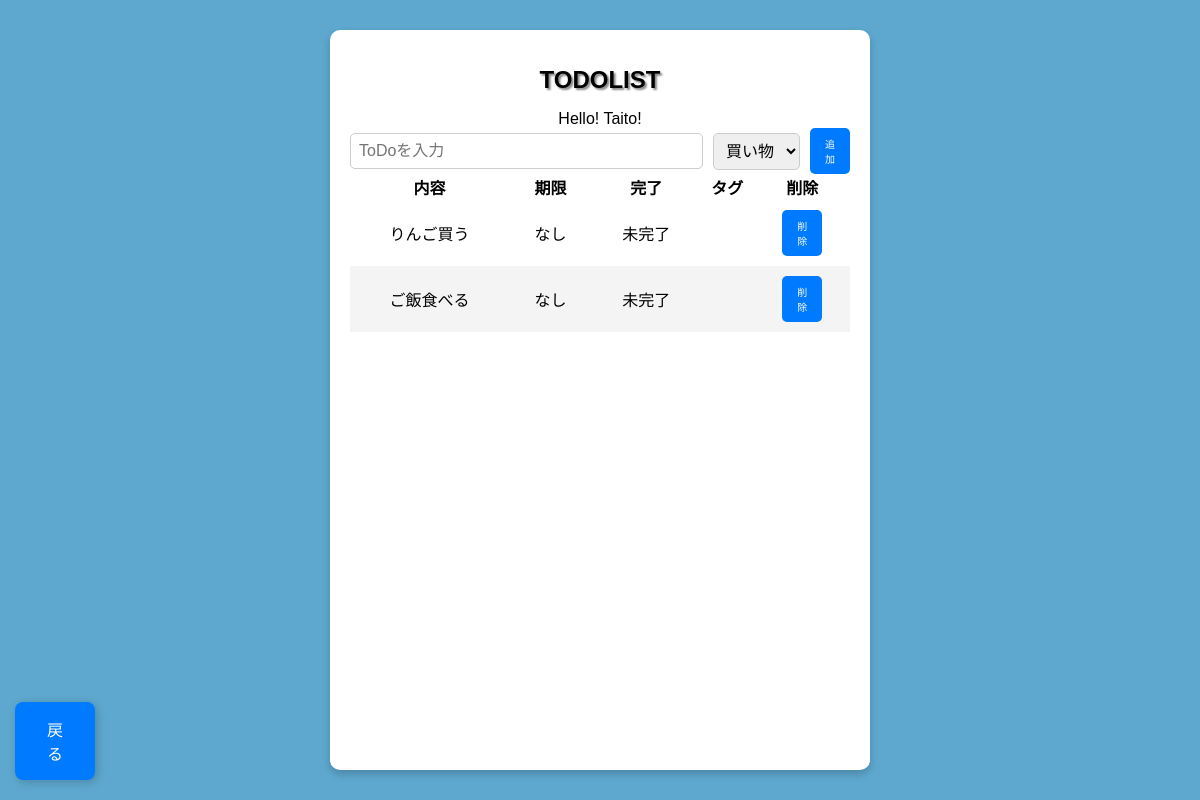
Before: /todo with the older database file.
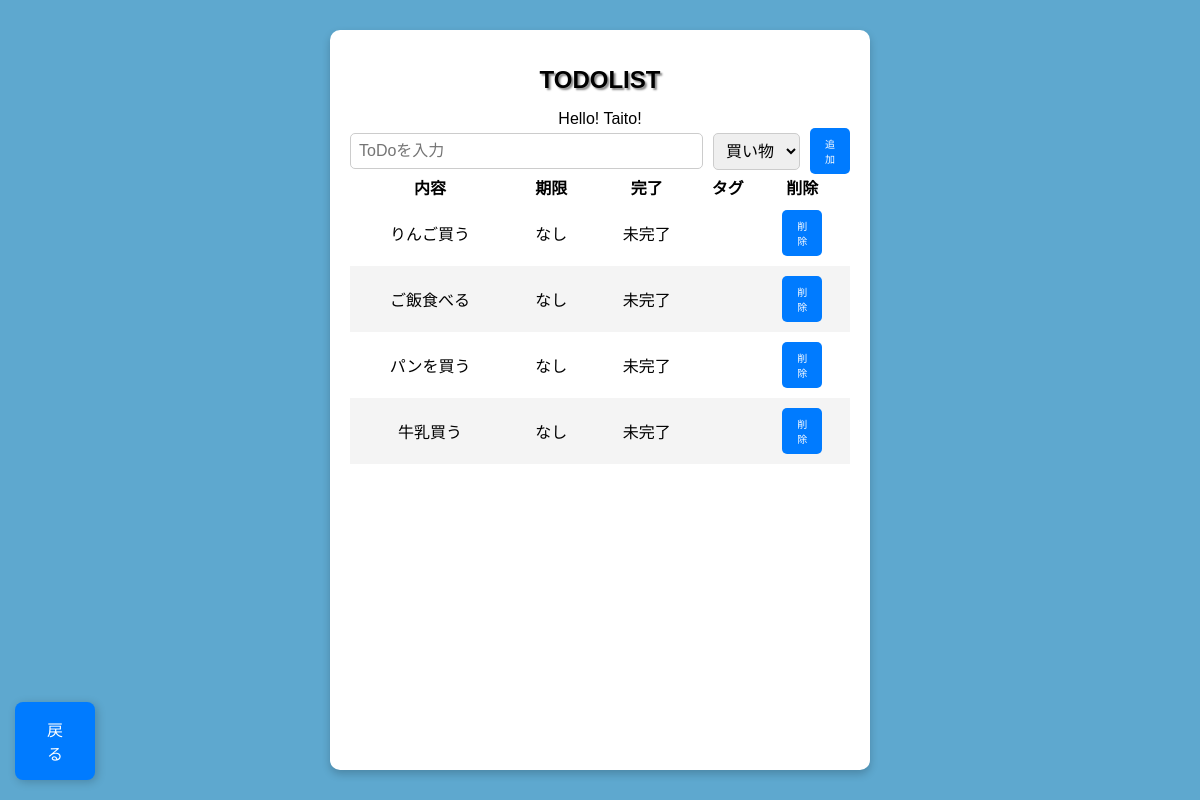
After: the same page with the newer database file.
### app/database/table/models.py (models this page shows)
class Todo(Base):
    __tablename__ = 'todo'
    __table_args__ = {
        'comment': 'todoの内容を管理するテーブル'
    }
    id   = Column('todo_id', Integer, primary_key=True, autoincrement=True)
    box  = Column('box', String(200), nullable=False)
    date = Column('date', DateTime, nullable=True)  # 現在時刻をデフォルトに設定
    completed = Column('completed', Boolean, default=False)
    settings = relationship("Set", back_populates="todo")

### app/main.py (the view)
@app.get("/todo")
async def read_todolist(request: Request):
    tag_list = db.query(Tag).all()
    todo_list = db.query(Todo).all()
    set_list = db.query(Set).all
    db.close()
    return templates.TemplateResponse("todolist_get.html", {
        "request": request,
        "name": "Taito!",
        "todo_list": todo_list,
        "tag_list": tag_list,
        "set_list": set_list
        })

### app/templates/todolist_get.html (shortened to what this page needs)
{%- extends "layout.html" %}
{%- block content %}
    <form id="todo-form" class="todo-form" method="POST" action="/todo">
        <input type="text" id="todo-input" class="todo-input" placeholder="ToDoを入力" name="box" required>
        <select id="tag-select" class="tag-select" name="tag_id">
            {% for tag in tag_list %}
                <option value="{{ tag.id }}">{{ tag.desc }}</option>
            {% endfor %}
        </select>
        <button type="submit" class="add-button">追加</button>
    </form>
    <table style="border-collapse: separate; border-spacing: 0;">
        <thead>
            <tr>
                <th>内容</th>
                <th>期限</th>
                <th>完了</th>
                <th>タグ</th>
                <th>削除</th>
            </tr>
        </thead>
        <tbody id="todo-list">
            {% for item in todo_list %}
            <tr>
                <td>
                    <a href="/todo/{{ item.id }}" style="color: black; text-decoration: none;">
                        {{ item.box }}
                    </a>
                </td>
                <td>{{ item.date if item.date else 'なし' }}</td>
                <td>{{ '完了' if item.completed else '未完了' }}</td>
                <td></td>
                <td>
                    <button onclick="deleteTodo('{{ item.id }}')" class="add-button">
                        削除
                    </button>
                </td>
            </tr>
            {% endfor %}
        </tbody>
    </table>
    <button type="button" class="back-button" onclick="history.back()">
        戻る
    </button>
{%- endblock %}

### app/templates/layout.html (shortened to what this page needs)
<!DOCTYPE html>
<html lang="ja">
<head>
    <link rel="stylesheet" href="/app/static/css/styles.css">
</head>
<body>
    <div class="background">
        <h1>TODOLIST</h1>
        <div style="display: flex; flex-direction: column; min-height: 80vh">
            <div class="container">
                Hello! {{ name }}
            </div>
        {%- block content %}{% endblock %}
        </div>
    </div>
</body>
</html>

### app/static/css/styles.css (style rules this page uses)
body { font-family: Arial, sans-serif; background-color: #5ea8cf; display: flex; justify-content: center; align-items: center; height: 100vh; margin: 0; }
.background { background: white; padding: 20px; border-radius: 10px; box-shadow: 0 4px 8px rgba(0, 0, 0, 0.2); text-align: center; width: 500px; }
h1 { font-size: 24px; font-weight: bold; text-shadow: 2px 2px 2px #888; }
input { flex: 1; padding: 10px; border: 2px solid #ccc; border-radius: 5px; font-size: 16px; }
button { background-color: #3498db; color: white; border: none; padding: 10px; cursor: pointer; border-radius: 5px; font-size: 20px; width: 40px; }
.back-button { position: fixed; bottom: 20px; left: 15px; width: 40px; background-color: #007bff; color: white; border: none; padding: 15px 40px; border-radius: 8px; font-size: 16px; cursor: pointer; box-shadow: 2px 2px 10px rgba(0, 0, 0, 0.2); transition: background-color 0.3s ease; display: flex; align-items: center; justify-content: center; }
.todo-form { display: flex; align-items: center; gap: 10px; }
.todo-input, .tag-select { padding: 8px; font-size: 16px; border: 1px solid #ccc; border-radius: 5px; }
.add-button { padding: 8px 15px; font-size: 10px; background-color: #007bff; color: white; border: none; border-radius: 5px; cursor: pointer; transition: background-color 0.3s ease; }
table { width: 100%; border-spacing: 0; }
#todo-list tr:nth-child(even) { background-color: #f4f4f4; }
#todo-list tr:nth-child(odd) { background-color: #ffffff; }
#todo-list tr { border-bottom: 1px solid #ccc; }
#todo-list tr:last-child { border-bottom: none; }
td { padding: 10px; }

### app/templates/todolist_get.html (style rules this page uses)
table { width: 100%; border-spacing: 0; }
#todo-list tr:nth-child(even) { background-color: #f4f4f4; }
#todo-list tr:nth-child(odd) { background-color: #ffffff; }
#todo-list tr { border-bottom: 1px solid #ccc; }
#todo-list tr:last-child { border-bottom: none; }
td { padding: 10px; }

Changed rows visible on the page:
added Todo: box "パンを買う", date "なし", completed "未完了"
added Todo: box "牛乳買う", date "なし", completed "未完了"
